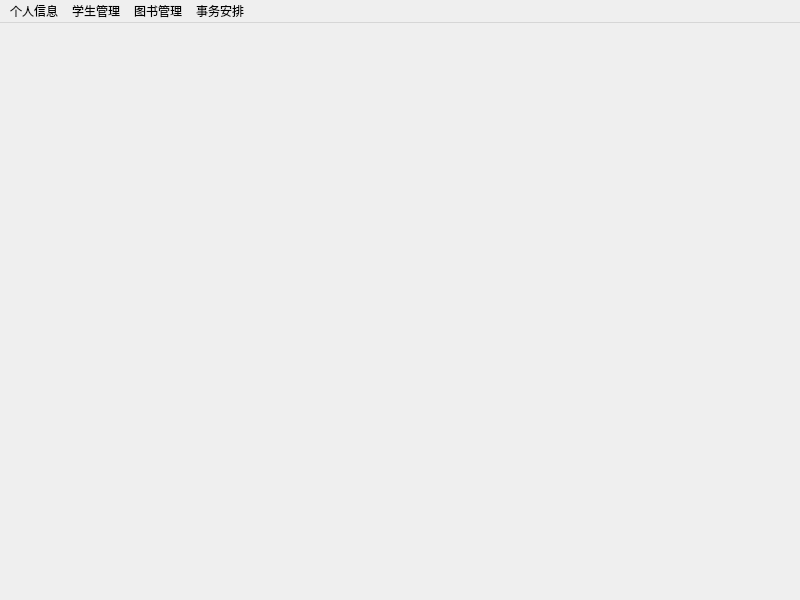
<?xml version="1.0" encoding="UTF-8"?>
<ui version="4.0">
 <class>administration</class>
 <widget class="QMainWindow" name="administration">
  <property name="geometry">
   <rect>
    <x>0</x>
    <y>0</y>
    <width>800</width>
    <height>600</height>
   </rect>
  </property>
  <property name="windowTitle">
   <string>MainWindow</string>
  </property>
  <property name="toolButtonStyle">
   <enum>Qt::ToolButtonIconOnly</enum>
  </property>
  <widget class="QWidget" name="centralwidget"/>
  <widget class="QMenuBar" name="menubar">
   <property name="geometry">
    <rect>
     <x>0</x>
     <y>0</y>
     <width>800</width>
     <height>23</height>
    </rect>
   </property>
   <widget class="QMenu" name="menuSddsdsds">
    <property name="title">
     <string>个人信息</string>
    </property>
   </widget>
   <widget class="QMenu" name="menuXuesehngguanli">
    <property name="title">
     <string>学生管理</string>
    </property>
    <addaction name="action"/>
    <addaction name="action_2"/>
    <addaction name="action_3"/>
   </widget>
   <widget class="QMenu" name="menu">
    <property name="title">
     <string>图书管理</string>
    </property>
    <addaction name="action_4"/>
   </widget>
   <widget class="QMenu" name="menu_2">
    <property name="title">
     <string>事务安排</string>
    </property>
    <addaction name="action_5"/>
    <addaction name="action_6"/>
    <addaction name="action_7"/>
   </widget>
   <addaction name="menuSddsdsds"/>
   <addaction name="menuXuesehngguanli"/>
   <addaction name="menu"/>
   <addaction name="menu_2"/>
  </widget>
  <action name="action">
   <property name="text">
    <string>添加学生</string>
   </property>
  </action>
  <action name="action_2">
   <property name="text">
    <string>管理学生信息</string>
   </property>
  </action>
  <action name="action_3">
   <property name="text">
    <string>信息回收站</string>
   </property>
  </action>
  <action name="action_4">
   <property name="text">
    <string>添加图书</string>
   </property>
  </action>
  <action name="action_5">
   <property name="text">
    <string>图书整理</string>
   </property>
  </action>
  <action name="action_6">
   <property name="text">
    <string>卫生清洁</string>
   </property>
  </action>
  <action name="action_7">
   <property name="text">
    <string>信息通告</string>
   </property>
  </action>
 </widget>
 <resources/>
 <connections/>
</ui>
